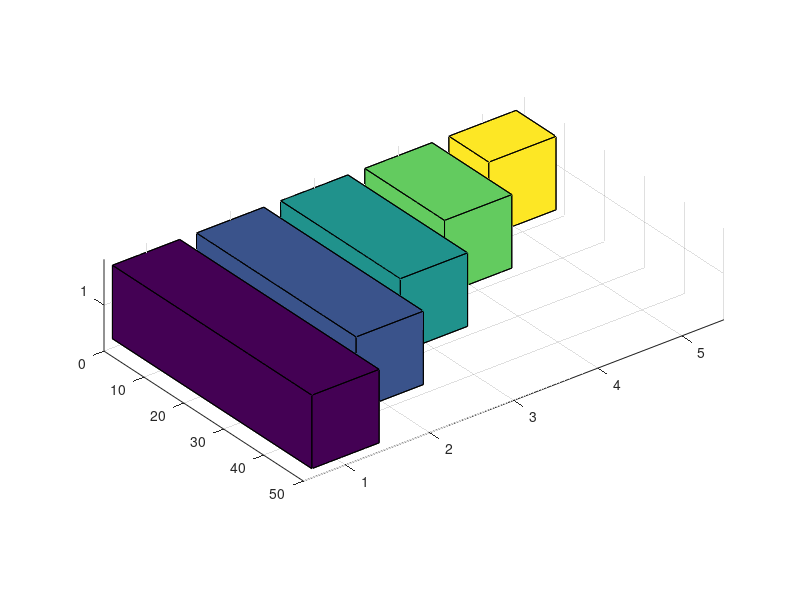

Reproduce this figure in MATLAB. (Note: this script raises an error after producing the figure.)
%=============================================================================
% Copyright (c) 2016-present Allan CORNET (Nelson)
%=============================================================================
% This file is part of Nelson.
%=============================================================================
% LICENCE_BLOCK_BEGIN
% SPDX-License-Identifier: LGPL-3.0-or-later
% LICENCE_BLOCK_END
%=============================================================================
% <--ADV-CLI MODE-->
%=============================================================================

close all;
%=============================================================================
f = figure('Visible', 'on', 'Position', [100 100 620 460], 'Color', [1 1 1]);
axes('Parent', f);
bar3h([50 40 30 20 10]);
colormap(parula(64));
title('horizontal vector 3d bars');
drawnow();
%=============================================================================
asserts.istrue(isgraphics(f, 'figure'));
asserts.isequal(f.Type, 'figure');
asserts.isequal(char(f.Visible), 'on');
asserts.isequal(f.Color, [1 1 1]);
axesHandles = findobj(f, 'Type', 'axes');
asserts.isequal(numel(axesHandles), 1);
for k = 1:numel(axesHandles)
  asserts.isequal(axesHandles(k).Type, 'axes');
  asserts.isequal(axesHandles(k).Parent, f);
end
surfaceObjects = findobj(f, 'Type', 'surface');
asserts.isequal(numel(surfaceObjects), 1);
asserts.istrue(all(isgraphics(surfaceObjects, 'surface')));
for k = 1:numel(surfaceObjects)
  asserts.isequal(surfaceObjects(k).Type, 'surface');
end
close(f);
close all;
%=============================================================================
